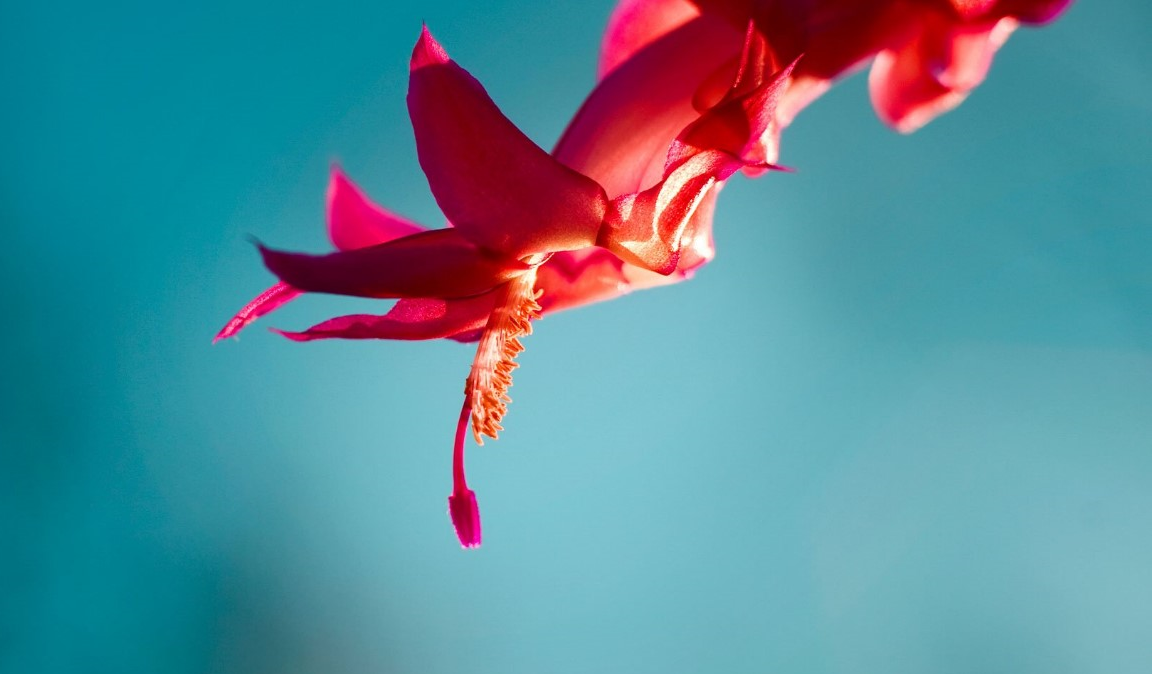
#> input picture opencv/opencv/image.png, 1152 x 674 px
$ jupyter execute 'image rotation.ipynb'
#> lines starting #> are read from the running program, lines starting #| are printed output that depends on the picture
[cell 1]
import cv2

[cell 2]
img=cv2.imread("image.png")
#> img is the input picture: shape (674, 1152, 3); mean B, G, R 152.6, 138.1, 88

[cell 3]
height,width=img.shape[:2]
#> height = 674; width = 1152

[cell 4]
rotation_matrix=cv2.getRotationMatrix2D((width/2,height/2),70,.5)    #70 rotaion degree  .5 scaling factor

[cell 5]
rotate_image=cv2.warpAffine(img,rotation_matrix,(width,height))
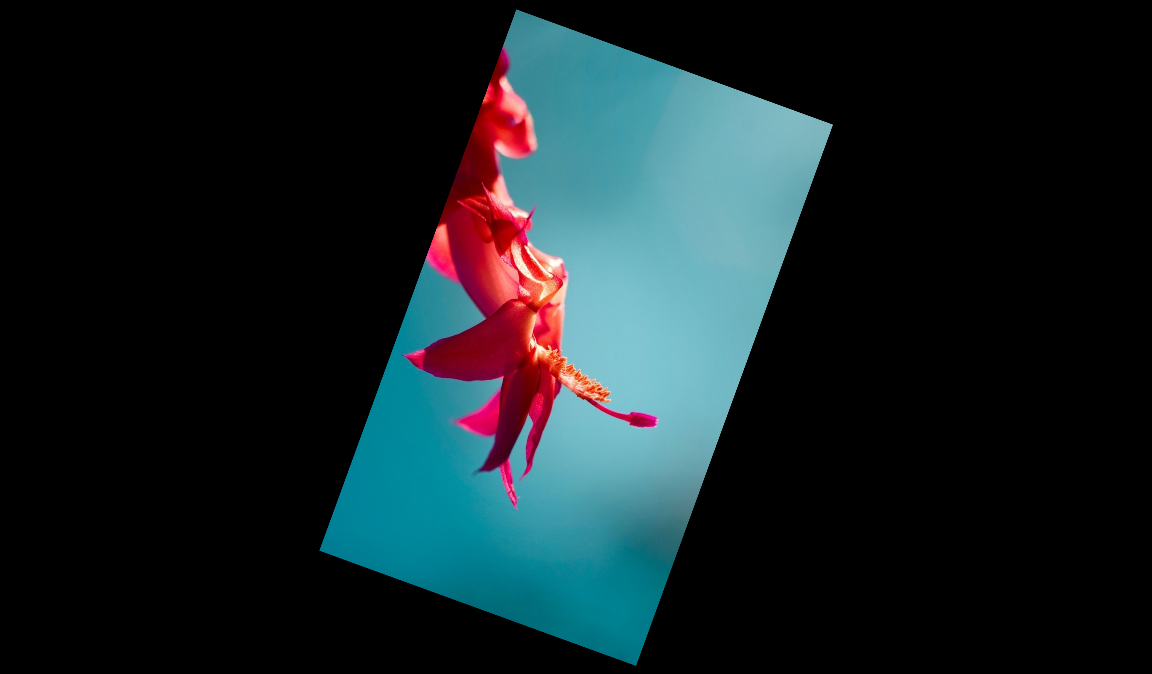
#> rotate_image: shape (674, 1152, 3); mean B, G, R 38.2, 34.5, 22
cv2.imshow("original_image",img)
cv2.imshow("rotate_image",rotate_image)
cv2.waitKey(0)
cv2.destroyAllWindows()


$ run again, with opencv/opencv/bg.jpg saved as opencv/opencv/image.png
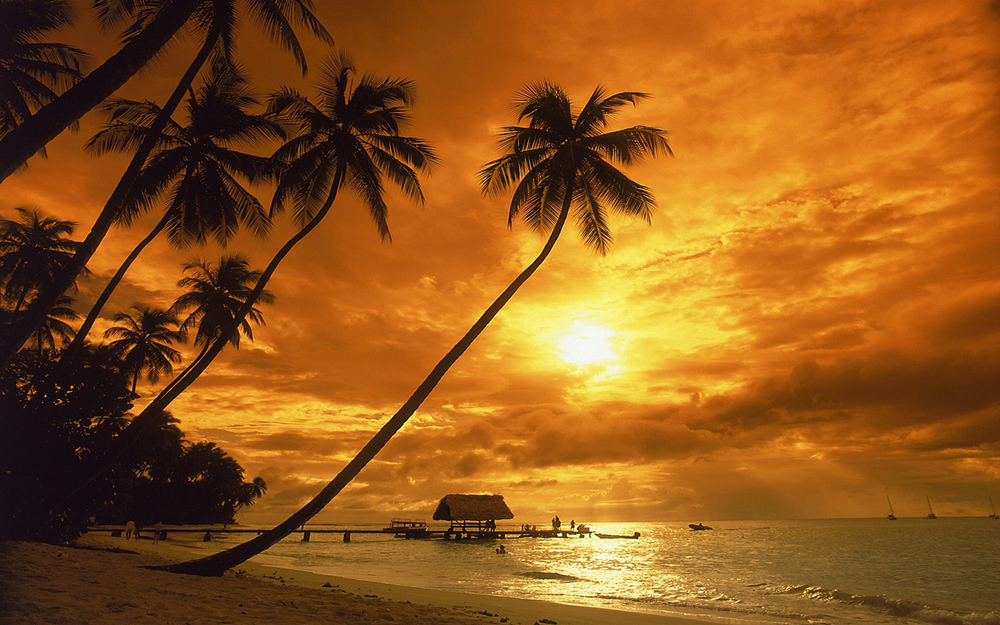
#> input picture opencv/opencv/bg.jpg, 1000 x 625 px, shrunk from 3840 x 2400 before the run
#> img is the input picture: shape (625, 1000, 3); mean B, G, R 26.6, 87.6, 147
#> `rotate_image=cv2.warpAffine(img,rotation_matrix,(width,height))`:
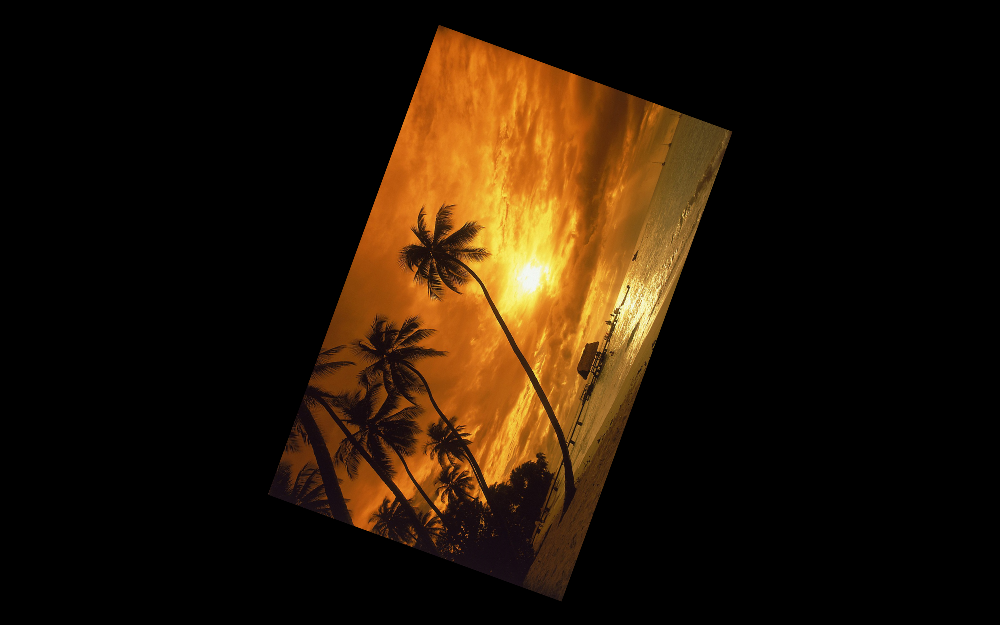
#> rotate_image: shape (625, 1000, 3); mean B, G, R 6.6, 21.9, 36.7

$ run again, with opencv/opencv/face1.jpg saved as opencv/opencv/image.png
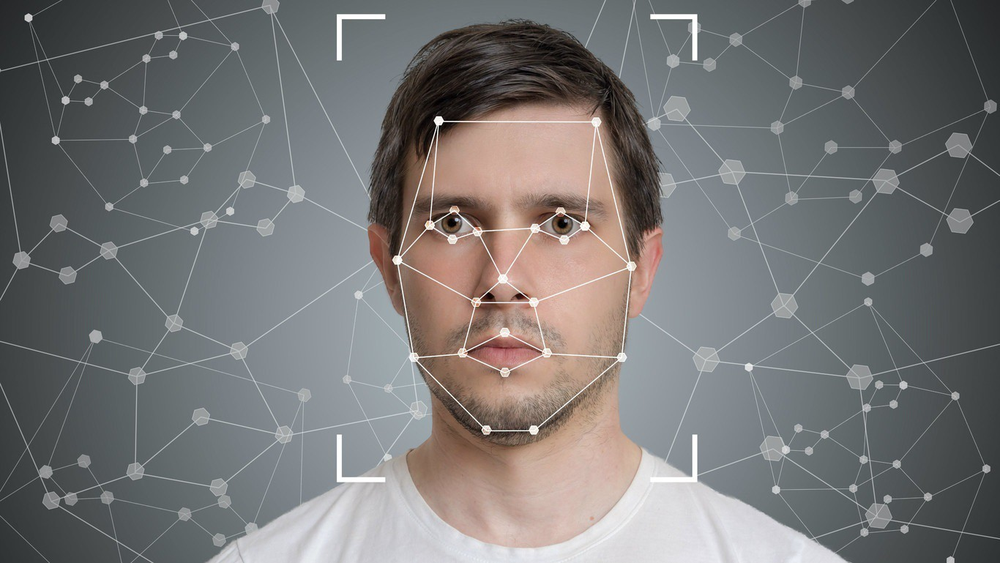
#> input picture opencv/opencv/face1.jpg, 1000 x 563 px, shrunk from 1366 x 769 before the run
#> img is the input picture: shape (563, 1000, 3); mean B, G, R 117.6, 117.8, 118.8
#> `rotate_image=cv2.warpAffine(img,rotation_matrix,(width,height))`:
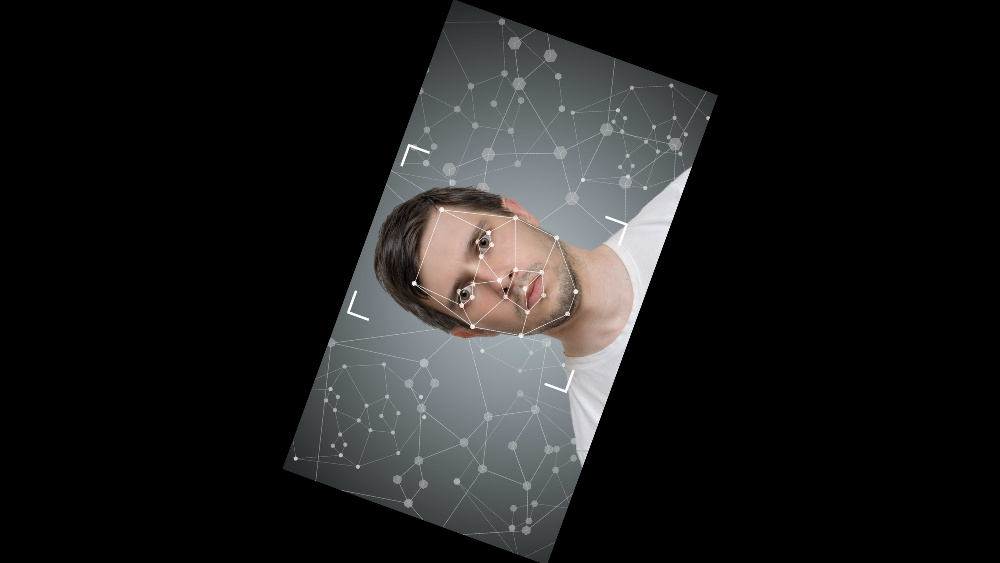
#> rotate_image: shape (563, 1000, 3); mean B, G, R 29.4, 29.5, 29.7

$ run again, with opencv/opencv/sachin.jpg saved as opencv/opencv/image.png
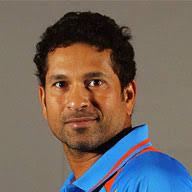
#> input picture opencv/opencv/sachin.jpg, 192 x 192 px
#> img is the input picture: shape (192, 192, 3); mean B, G, R 95.8, 103.1, 114.1
#> `rotate_image=cv2.warpAffine(img,rotation_matrix,(width,height))`:
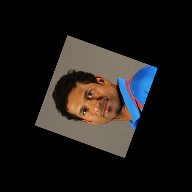
#> rotate_image: shape (192, 192, 3); mean B, G, R 24, 25.8, 28.5
